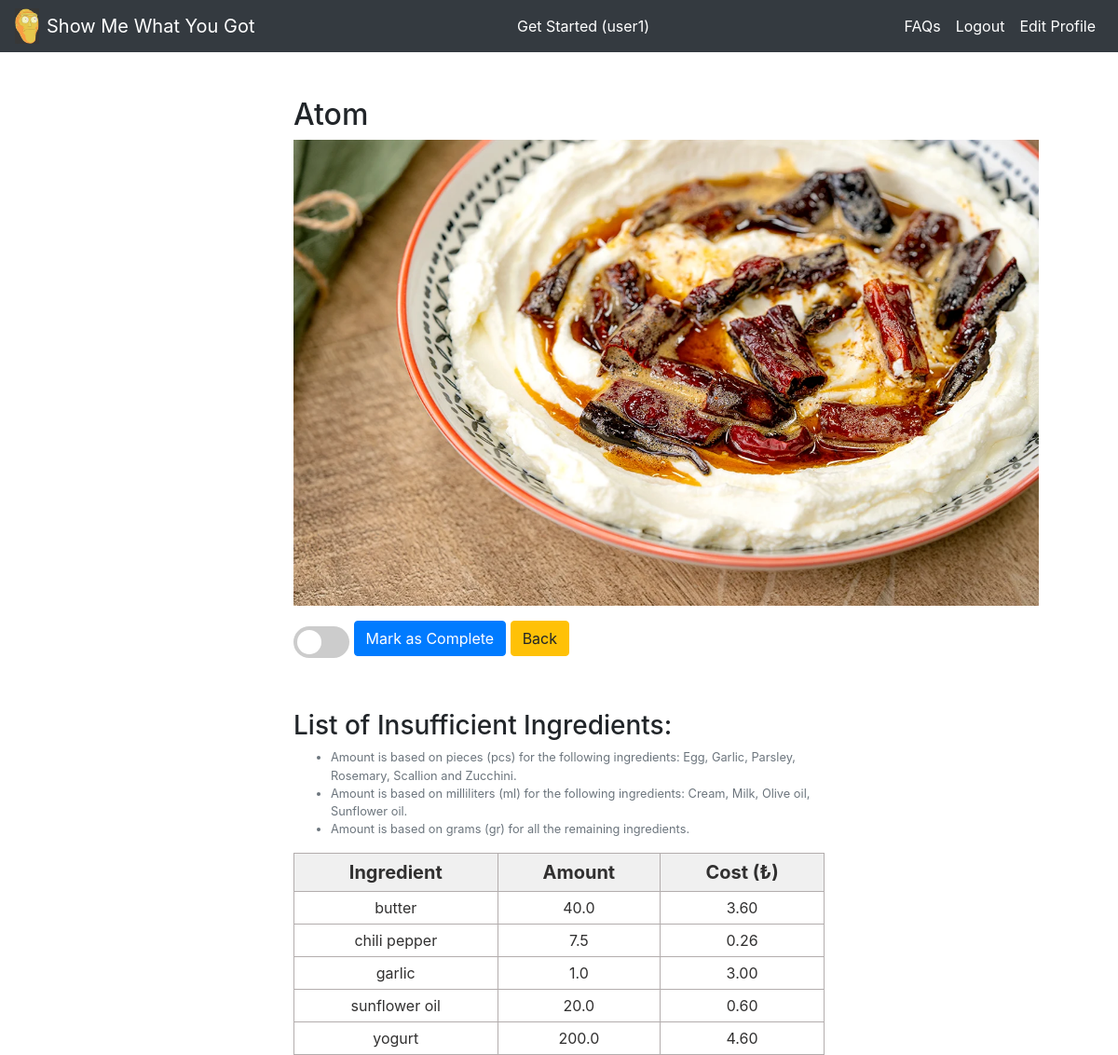
Screenshot of /recipe_list/Atom/ (signed in) with the database file from the repository.
### rrs_app/models.py (models this page shows, shortened)
class Recipe(models.Model):
    title = models.CharField(max_length=128)
    slug = models.SlugField(allow_unicode=True,unique=True)
    meal_type = models.CharField(max_length=16)
    diet_type = models.CharField(max_length=16)
    effort = models.CharField(max_length=16)
    description = models.TextField()
    photo = models.ImageField(blank=True, upload_to='recipe_photos/')
    class Meta:
        ordering = ('title',)

class RecipeIngredient(models.Model):
    recipe = models.ForeignKey(Recipe, on_delete=models.CASCADE)
    ingredient = models.ForeignKey(Ingredient, on_delete=models.CASCADE)
    amount = models.FloatField(default=0, validators=[MinValueValidator(0), MaxValueValidator(1000000)])
    class Meta:
        unique_together = (('recipe', 'ingredient'))
        ordering = ('recipe','ingredient')

class Ingredient(models.Model):
    title = models.CharField(max_length=128)
    unit_type = models.CharField(max_length=16)
    unit_cost = models.FloatField(default=0)
    photo = models.ImageField(blank=True, upload_to='ingredient_photos/')
    class Meta:
        ordering = ('title',)
    def __str__(self):
        return self.title

class UserIngredient(models.Model):
    user = models.ForeignKey(User, on_delete=models.CASCADE)
    ingredient = models.ForeignKey(Ingredient, on_delete=models.CASCADE)
    amount = models.FloatField(default=0)
    total_cost = models.FloatField(default=0, blank=True)
    class Meta:
        unique_together = (('user', 'ingredient'))
        ordering = ('user','ingredient')

### rrs_app/views.py (the view, shortened to what this page needs)
# urls.py: path('recipe_list/<str:slug>/',views.recipe_detail_view,name='recipe_detail'),
def recipe_detail_view(request, slug):
    rec = Recipe.objects.get(slug=slug)
    inf = UserInfo.objects.get(user=request.user)
    ingredient_list = []
    for rec_item in RecipeIngredient.objects.filter(recipe=rec):
        ing = Ingredient.objects.get(title=rec_item.ingredient)
        try:
            user_item = UserIngredient.objects.get(user=request.user, ingredient=rec_item.ingredient)
            amount_diff = rec_item.amount * inf.portion - user_item.amount
            if amount_diff > 0:
                user_item.amount = rec_item.amount * inf.portion - user_item.amount
                if ing.unit_type != 'count':
                    user_item.total_cost = ing.unit_cost * user_item.amount / 1000
                else:
                    user_item.total_cost = ing.unit_cost * user_item.amount
                ingredient_list.append(user_item)
        except:
            rec_item.amount = rec_item.amount * inf.portion
            if ing.unit_type != 'count':
                rec_item.total_cost = ing.unit_cost * rec_item.amount / 1000
            else:
                rec_item.total_cost = ing.unit_cost * rec_item.amount
            ingredient_list.append(rec_item)
    return render(request, 'rrs_app/recipe_detail.html', {'recipe_details':rec, 'ingredient_list':ingredient_list})

### rrs_app/templates/rrs_app/recipe_detail.html (shortened to what this page needs)
{% extends 'rrs_app/base.html' %}
{% block content %}
<br></br>
<div class = "col-md-6 offset-md-3">
  <h2> {{recipe_details.title}} </h2>
  <p><a href="{{recipe_details.description}}" target="_blank">
    <img src="{{ recipe_details.photo.url }}" alt="{{recipe_details.title}}" style="width: 800px; height: 500px;">
  </a></p>
  <form method="POST", action="{% url 'recipe_detail' recipe_details.slug %}">
    <label class="switch">
      <span class="slider round"></span>
    </label>
    <input type="submit" class="btn btn-primary" name="completed" value="Mark as Complete">
    <a class='btn btn-warning' href="{% url 'recipe_list' %}">Back</a>
  </form>
  <br></br>
  <h3> List of Insufficient Ingredients: </h3>
  <span class="form-text text-muted"><small></span>
    <ul class="form-text text-muted">
      <li>Amount is based on pieces (pcs) for the following ingredients: Egg, Garlic, Parsley, Rosemary, Scallion and Zucchini.</li>
      <li>Amount is based on milliliters (ml) for the following ingredients: Cream, Milk, Olive oil, Sunflower oil.</li>
      <li>Amount is based on grams (gr) for all the remaining ingredients.</li>
    </ul>
    <table class="demTable">
      <thead>
        <tr>
          <th>Ingredient</th>
          <th>Amount</th>
          <th>Cost (₺)</th>
  			</tr>
  		</thead>
      <tbody>
        {% for ingredient_object in ingredient_list %}
  			<tr>
          <td>{{ingredient_object.ingredient}}</td>
          <td>{{ingredient_object.amount}}</td>
          <td>{{ingredient_object.total_cost|floatformat:2}}</td>
        </tr>
        {% endfor %}
  </div>
{% endblock %}

### rrs_app/templates/rrs_app/base.html (shortened to what this page needs)
<!doctype html>
{% load static %}
<html lang="en">
  <head>
    <link rel="stylesheet" href="https://stackpath.bootstrapcdn.com/bootstrap/4.3.1/css/bootstrap.min.css">
    <link rel="stylesheet" href="{% static 'css/base.css' %}">
  </head>
  <body>
    <nav class="navbar navbar-expand-lg navbar-dark bg-dark">
      <a href="{% url 'home' %}">
        <img src="{% static 'images/SMWYG.png' %}" alt="" width="26" class="d-inline-block align-middle mr-2">
      </a>
      <a class="navbar-brand" href="{% url 'home' %}">Show Me What You Got</a>
      <div class="collapse navbar-collapse" id="navbarSupportedContent">
        {% if user.is_authenticated %}
        <ul class="navbar-nav ml-auto text-center">
          <li class="nav-item active">
            <a class="nav-link" href="{% url 'input_form' %}">Get Started ({{user.username}})</a>
          </li>
        </ul>
        {% else %}
        <ul class="navbar-nav ml-auto text-center">
          <li class="nav-item active">
            <a class="nav-link" href="{% url 'input_form' %}">Get Started</a>
          </li>
        </ul>
        {% endif %}
        <ul class="navbar-nav ml-auto">
          {% if user.is_authenticated %}
          <li class="nav-item active">
            <a class="nav-link" href="{% url 'faq' %}">FAQs</a>
          </li>
          <li class="nav-item active">
            <a class="nav-link" href="{% url 'logout' %}">Logout</a>
          </li>
          <li class="nav-item active">
            <a class="nav-link" href="{% url 'edit_profile' %}">Edit Profile</a>
          </li>
          {% endif %}
        </ul>
      </div>
    </nav>
    {% block content %}
    {% endblock %}
  </body>
</html>

### rrs_app/static/css/base.css (style rules this page uses)
.demTable { width:100%; border:1px solid #b3adad; border-collapse:collapse; border-spacing:1px; padding:5px; margin-right: auto; }
.demTable th { border:1px solid #b3adad; text-align:center; font-size: 20px; padding:5px; background: #f0f0f0; color: #313030; }
.demTable td { border:1px solid #b3adad; text-align:center; font-size: 16px; padding:5px; background: #ffffff; color: #313030; }
.switch { position: relative; display: inline-block; width: 60px; height: 34px; }
.slider { position: absolute; cursor: pointer; top: 0; left: 0; right: 0; bottom: 0; background-color: #ccc; -webkit-transition: .4s; transition: .4s; }
.slider:before { position: absolute; content: ""; height: 26px; width: 26px; left: 4px; bottom: 4px; background-color: white; -webkit-transition: .4s; transition: .4s; }
.slider.round { border-radius: 34px; }
.slider.round:before { border-radius: 50%; }

### rows the page displays
Recipe: title "Atom", photo (picture)
RecipeIngredient: ingredient "butter", amount "40.0", total_cost "3.60"
RecipeIngredient: ingredient "chili pepper", amount "7.5", total_cost "0.26"
RecipeIngredient: ingredient "garlic", amount "1.0", total_cost "3.00"
RecipeIngredient: ingredient "sunflower oil", amount "20.0", total_cost "0.60"
UserIngredient: ingredient "yogurt", amount "200.0", total_cost "4.60"

### other values shown
{{ user.username }} "user1"
